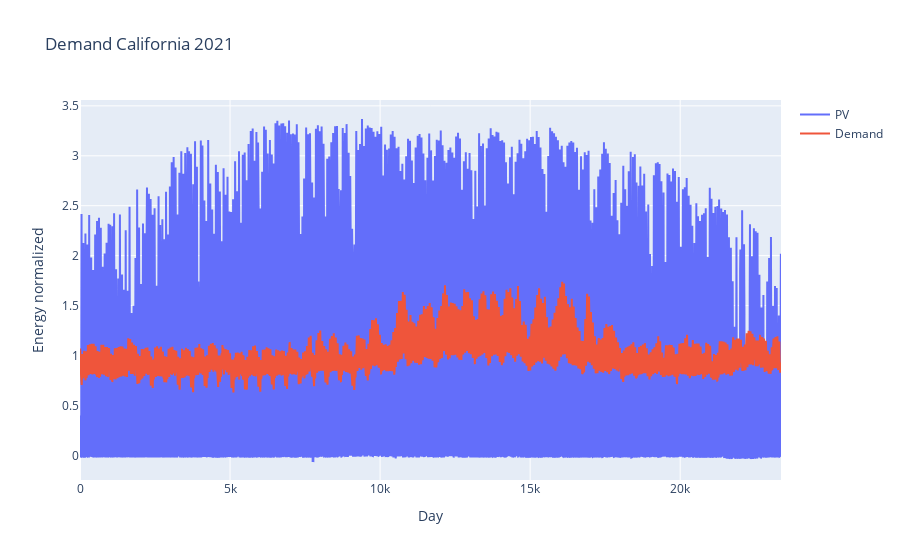

The code cell stored with this chart in its notebook:
### Code cell
# Create a Plotly figure
fig = go.Figure()

fig.add_trace(go.Scatter(y=PV_ts, mode='lines', name='PV'))
fig.add_trace(go.Scatter( y=Load_ts, mode='lines', name='Demand'))

fig.update_layout(title='Demand California 2021', xaxis_title='Day', yaxis_title='Energy normalized')

# Show the plot
fig.show()

### Figure 1 — Plotly figure (JSON) as saved in the notebook; plotly's stock layout.template omitted (floating-point values rounded to 4 significant figures; data arrays with more than 128 entries replaced by an {"elided": "..."} marker saying what was removed)
{"data": [{"mode": "lines", "name": "PV", "type": "scatter", "y": {"elided": "23360 float values"}}, {"mode": "lines", "name": "Demand", "type": "scatter", "y": {"elided": "23360 float values"}}], "layout": {"title": {"text": "Demand California 2021"}, "xaxis": {"title": {"text": "Day"}}, "yaxis": {"title": {"text": "Energy normalized"}}}}
